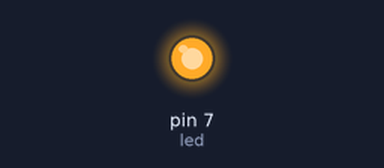
A program run on a simulated Raspberry Pi (header pin numbers). On the bench: output pins drawn as LEDs (lit = HIGH). At 1.2 s the program stops and its outputs stay as they are.

Above: at 0.1 s.
At 1.1 s:
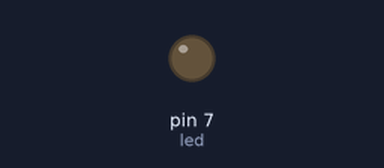
Timing chart, 0 to 2.6 s (numbered marks = the images above):
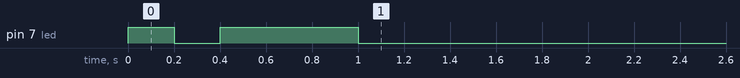

The program:

morse.py
```python
#!/usr/bin/python

import RPi.GPIO as GPIO
from time import sleep

led = 7
GPIO.setmode(GPIO.BOARD)
GPIO.setup(led, GPIO.OUT)
sleep_time = 0.2
long_time = .6
short_time = .2

def beep(time):
    GPIO.output(led, True)
    sleep(time)
    GPIO.output(led, False)
    sleep(sleep_time)

def long():
    beep(long_time)

def short():
    beep(short_time)

def pattern(*args):
   for method in args:
	method()

options = {"A" : pattern(short,long),
	"B" : lambda : pattern(long,short,short,short),
	"C" : lambda : pattern(long,short,long,short),
	"D" : lambda : pattern(long,short,short),
	"E" : lambda : pattern(short),
	"F" : lambda : pattern(short,short,long,short),
	"G" : lambda : pattern(long,long,short),
	"H" : lambda : pattern(short,short,short,short),
	"I" : lambda : pattern(short,short),
	"J" : lambda : pattern(short,long,long,long),
	"K" : lambda : pattern(long,short,long),
	"L" : lambda : pattern(short,long,short,short),
	"M" : lambda : pattern(long,long),
	"N" : lambda : pattern(long,short),
	"O" : lambda : pattern(long,long,long),
	"P" : lambda : pattern(short,long,long,short),
	"Q" : lambda : pattern(long,long,short,long),
	"R" : lambda : pattern(short,long,short),
	"S" : lambda : pattern(short,short,short),
	"T" : lambda : pattern(long),
	"U" : lambda : pattern(short,short,long),
	"V" : lambda : pattern(short,short,short,long),
	"W" : lambda : pattern(short,long,long),
	"X" : lambda : pattern(long,short,short,long),
	"Y" : lambda : pattern(long,short,long,long),
	"Z" : lambda : pattern(long,long,short,short)}
try:
    while True:
        character = raw_input("insert char\n-->")
        options[character]()
except:
    GPIO.cleanup()
```
